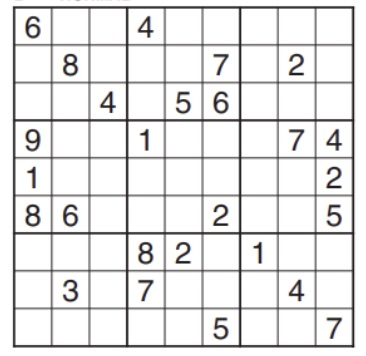
#> input picture sudoku.jpg, 366 x 356 px
$ jupyter execute Gradiantes_y_contornos.ipynb   (older library calls are emulated)
#> lines starting #> are read from the running program, lines starting #| are printed output that depends on the picture
<a href="https://colab.research.google.com/github/INFINITY-RUBER/Python-y-OpenC--para-visi-n-por-ordenador--Computer-Vision-/blob/master/Gradiantes_y_contornos.ipynb" target="_parent"></a>

## Gradiantes y contornos de una imagen

[cell 1]
import numpy as np
import matplotlib.pyplot as plt
import cv2

[cell 2]
imagen = cv2.imread('sudoku.jpg',0)
#> imagen: shape (356, 366); min 25, max 255, mean 230.5
plt.imshow(imagen, cmap='gray')

## Identificar Contornos

[cell 3]
sobelx = cv2.Sobel(imagen, cv2.CV_64F,1,0, ksize=5) # 1,0 detecta vertical
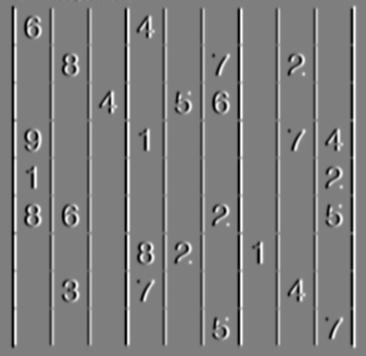
#> sobelx: shape (356, 366) float64; min -9715, max 9796, mean 0; drawn with min black and max white
plt.imshow(sobelx, cmap='gray')

[cell 4]
sobely = cv2.Sobel(imagen, cv2.CV_64F,0,1, ksize=5) # 0,1 detecta horizontal
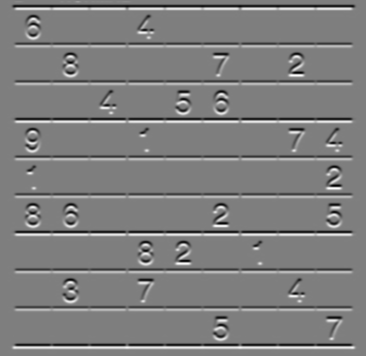
#> sobely: shape (356, 366) float64; min -10619, max 10721, mean 0.6; drawn with min black and max white
plt.imshow(sobely, cmap='gray')

## Unificar las dos imagenes

[cell 5]
imagen_2 = cv2.addWeighted(src1= sobelx, alpha=0.5,src2=sobely,beta=0.5,gamma=0)
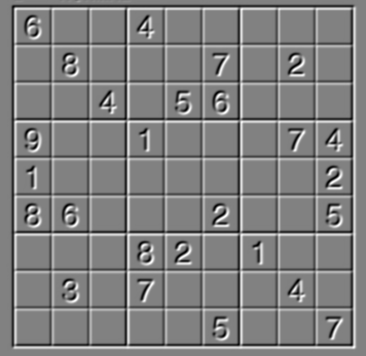
#> imagen_2: shape (356, 366) float64; min -6578, max 6406, mean 0.3; drawn with min black and max white
plt.imshow(imagen_2, cmap='gray')

## Laplacian

[cell 6]
laplacian = cv2.Laplacian(imagen, cv2.CV_64F)
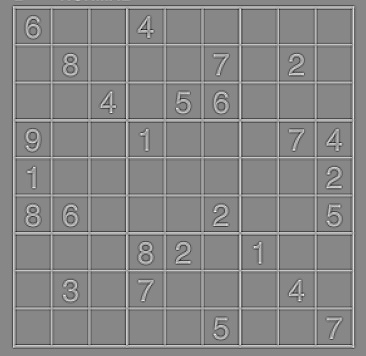
#> laplacian: shape (356, 366) float64; min -334, max 294, mean 0; drawn with min black and max white
plt.imshow(laplacian, cmap='gray')

# OPERADORES MORFOLOGICOS
## Efectos de erosion y eliminacion de ruido

[cell 7]
imagen = np.zeros((300, 600))#(Alto x Ancho)
fuente = cv2.FONT_HERSHEY_SIMPLEX
cv2.putText(imagen, text='ABCDE',org=(50,200),fontFace=fuente,fontScale=5,color=(255,255,255),thickness=18)
plt.imshow(imagen, cmap='gray')
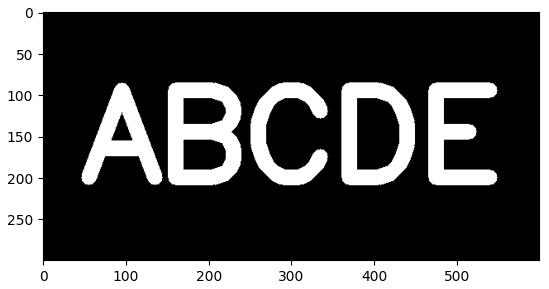
#> figure drawn by matplotlib, 1 panel

[cell 8]
imagen = np.zeros((300, 600))#(Alto x Ancho)
fuente = cv2.FONT_HERSHEY_SIMPLEX
cv2.putText(imagen, text='ABCDE',org=(50,200),fontFace=fuente,fontScale=5,color=(255,255,255),thickness=8)
plt.imshow(imagen, cmap='gray')
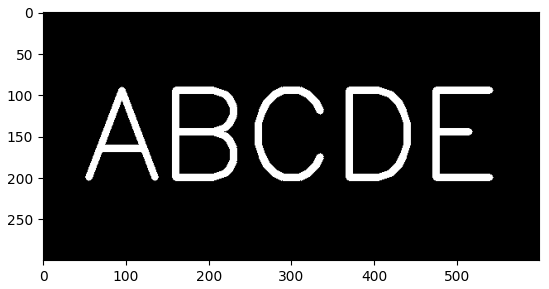
#> figure drawn by matplotlib, 1 panel

### Erocionar imagen

[cell 9]
nucleo = np.ones((5,5),dtype=np.uint8)
nucleo

[cell 10]
imagen_2 = cv2.erode(imagen,nucleo, iterations=1)
plt.imshow(imagen_2, cmap='gray')
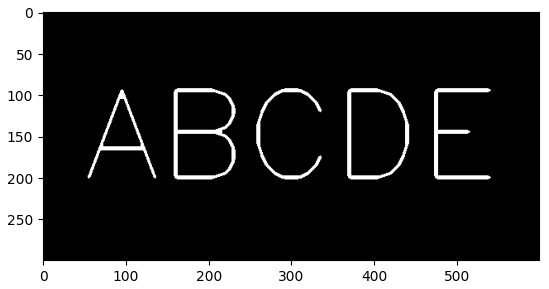
#> figure drawn by matplotlib, 1 panel

## Imagen de ruido

[cell 11]
ruido = np.random.randint(low=0, high=2, size=(300,600))
plt.imshow(ruido, cmap='gray')
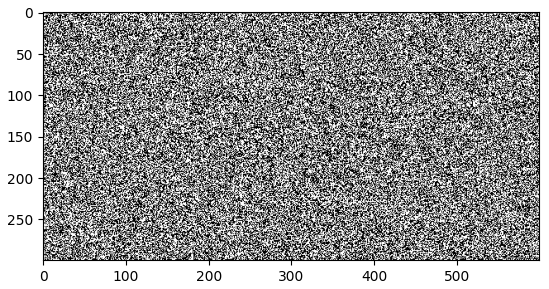
#> figure drawn by matplotlib, 1 panel

## unir el ruido a una imagen

[cell 12]
ruido = ruido * 255
imagen_ruido =  imagen + ruido
plt.imshow(imagen_ruido, cmap='gray')
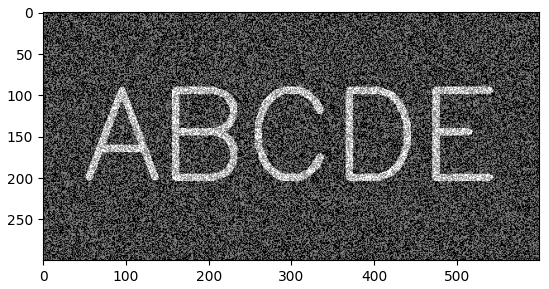
#> figure drawn by matplotlib, 1 panel

## Quitar Ruido

[cell 13]
image_sin_ruido = cv2.morphologyEx(imagen, cv2.MORPH_OPEN, nucleo)
plt.imshow(image_sin_ruido, cmap='gray')

### Eliminar relleno

[cell 14]
gradiente = cv2.morphologyEx(imagen, cv2.MORPH_GRADIENT, nucleo)
plt.imshow(gradiente, cmap='gray')
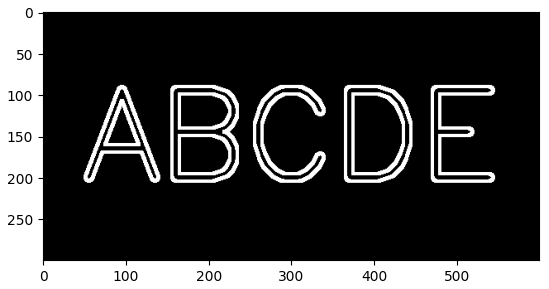
#> figure drawn by matplotlib, 1 panel
